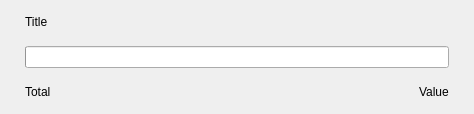
<?xml version="1.0" encoding="UTF-8"?>
<ui version="4.0">
 <class>LineBar</class>
 <widget class="QWidget" name="LineBar">
  <property name="geometry">
   <rect>
    <x>0</x>
    <y>0</y>
    <width>474</width>
    <height>114</height>
   </rect>
  </property>
  <property name="windowTitle">
   <string notr="true"/>
  </property>
  <layout class="QVBoxLayout" name="verticalLayout_2">
   <property name="spacing">
    <number>0</number>
   </property>
   <property name="leftMargin">
    <number>0</number>
   </property>
   <property name="topMargin">
    <number>0</number>
   </property>
   <property name="rightMargin">
    <number>0</number>
   </property>
   <property name="bottomMargin">
    <number>0</number>
   </property>
   <item>
    <widget class="QWidget" name="lineChartWidget" native="true">
     <layout class="QGridLayout" name="gridLayout_2">
      <property name="leftMargin">
       <number>25</number>
      </property>
      <property name="topMargin">
       <number>15</number>
      </property>
      <property name="rightMargin">
       <number>25</number>
      </property>
      <property name="bottomMargin">
       <number>15</number>
      </property>
      <property name="horizontalSpacing">
       <number>0</number>
      </property>
      <property name="verticalSpacing">
       <number>15</number>
      </property>
      <item row="3" column="0" alignment="Qt::AlignLeft|Qt::AlignBottom">
       <widget class="QLabel" name="lblLineChartTotal">
        <property name="text">
         <string notr="true">Total</string>
        </property>
       </widget>
      </item>
      <item row="2" column="0" colspan="2" alignment="Qt::AlignVCenter">
       <widget class="QProgressBar" name="lineChartProgress">
        <property name="minimumSize">
         <size>
          <width>0</width>
          <height>20</height>
         </size>
        </property>
        <property name="maximumSize">
         <size>
          <width>16777215</width>
          <height>16777215</height>
         </size>
        </property>
        <property name="styleSheet">
         <string notr="true"/>
        </property>
        <property name="value">
         <number>0</number>
        </property>
        <property name="textVisible">
         <bool>false</bool>
        </property>
       </widget>
      </item>
      <item row="3" column="1" alignment="Qt::AlignRight|Qt::AlignBottom">
       <widget class="QLabel" name="lblLineChartValue">
        <property name="text">
         <string notr="true">Value</string>
        </property>
       </widget>
      </item>
      <item row="1" column="0" colspan="2" alignment="Qt::AlignTop">
       <widget class="QLabel" name="lblLineChartTitle">
        <property name="text">
         <string notr="true">Title</string>
        </property>
       </widget>
      </item>
     </layout>
    </widget>
   </item>
  </layout>
 </widget>
 <resources/>
 <connections/>
</ui>
